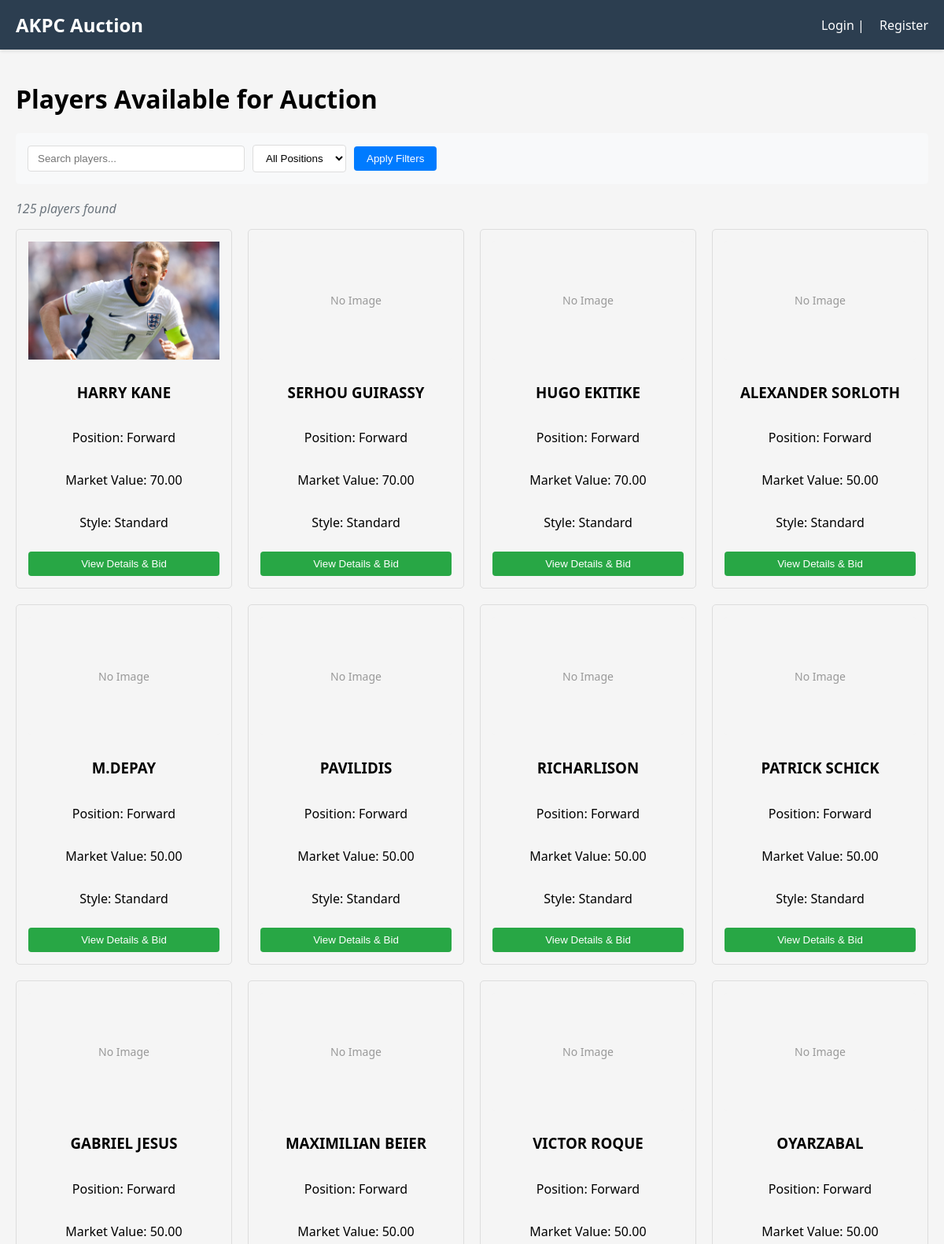
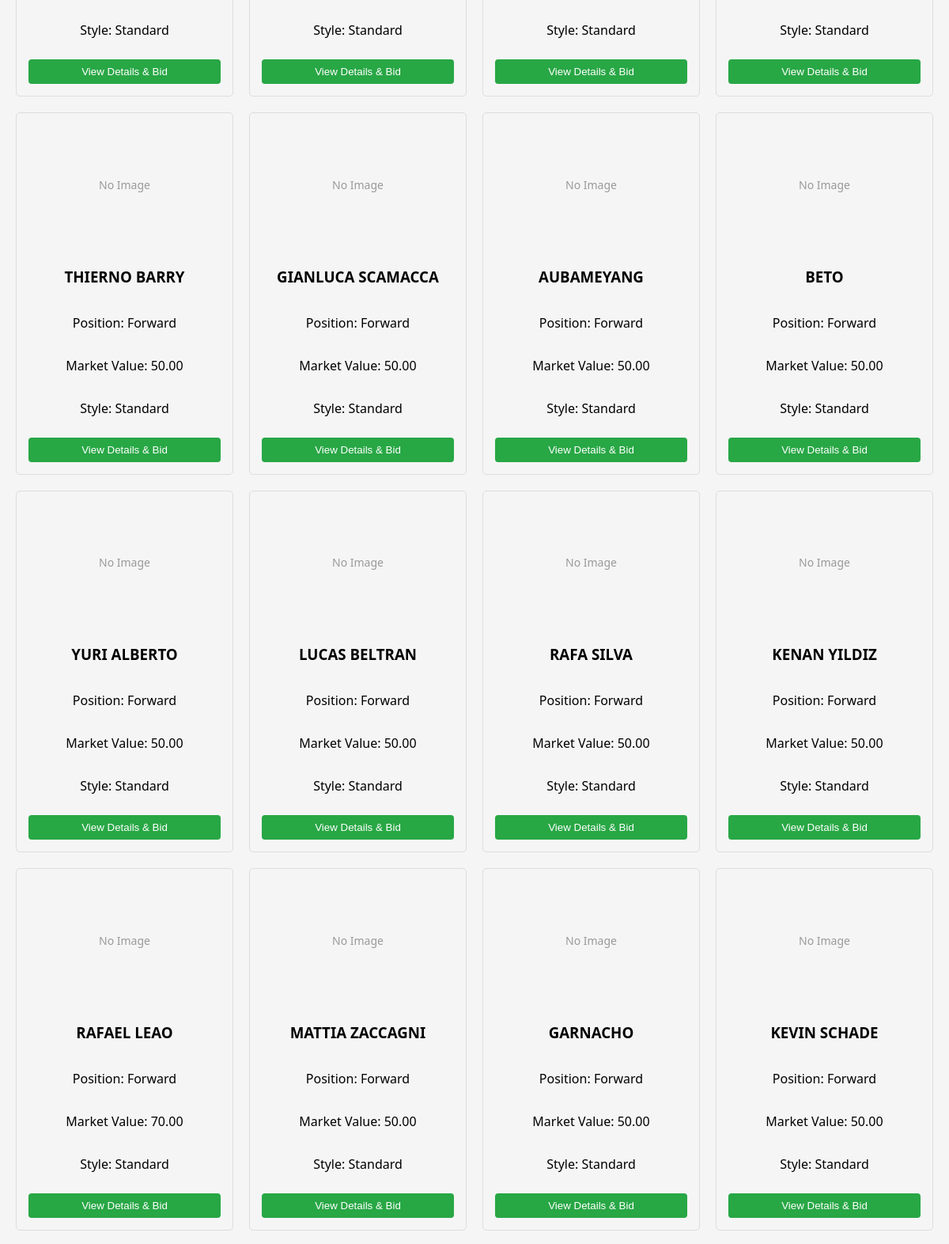
The page / (upper part) on the database its author committed (2 pictures, top to bottom).
### auction/models.py (models this page shows, shortened)
class Player(models.Model):
    POSITION_CHOICES = [
        ('GK', 'Goalkeeper'),
        ('DF', 'Defender'),
        ('MF', 'Midfielder'),
        ('FW', 'Forward'),
    ]
    name = models.CharField(max_length=100)
    position = models.CharField(max_length=2, choices=POSITION_CHOICES)
    playing_style = models.CharField(max_length=100)
    image = models.ImageField(upload_to='players/', blank=True, null=True)
    created_at = models.DateTimeField(auto_now_add=True)
    market_value = models.DecimalField(max_digits=10, decimal_places=2, default=50.00)

### auction/views.py (the view)
# urls.py: path('', views.player_list, name='player_list'),
def player_list(request):
    players = Player.objects.all()
    search_query = request.GET.get('search', '')
    if search_query:
        players = players.filter(
            Q(name__icontains=search_query) |
            Q(position__icontains=search_query) |
            Q(playing_style__icontains=search_query)
        )
    position_filter = request.GET.get('position', '')
    if position_filter:
        players = players.filter(position=position_filter)
    return render(request, 'player_list.html', {
        'players': players,
        'search_query': search_query,
        'position_filter': position_filter,
        'position_choices': Player.POSITION_CHOICES
    })

### auction/templates/player_list.html (shortened to what this page needs)
{% extends 'base.html' %}
{% block content %}
<h1>Players Available for Auction</h1>
<form method="get" action="{% url 'player_list' %}" class="filter-form">
    <div class="filter-controls">
        <input type="text" name="search" placeholder="Search players..."
               value="{{ search_query|default:'' }}" class="search-input">
        <select name="position" class="position-filter">
            <option value="">All Positions</option>
        </select>
        <button type="submit" class="filter-button">Apply Filters</button>
    </div>
</form>
<p class="player-count">{{ players.count }} player{{ players.count|pluralize }} found</p>
<div class="player-grid">
    {% for player in players %}
    <div class="player-card">
        <div class="player-image">
            {% if player.image %}
                <img src="{{ player.image.url }}" alt="{{ player.name }}" style="width: 100%; height: 100%; object-fit: cover;">
            {% else %}
                No Image
            {% endif %}
        </div>
        <h3>{{ player.name }}</h3>
        <p>Position: {{ player.get_position_display }}</p>
        <p>Market Value: {{ player.market_value }}</p>
        <p>Style: {{ player.playing_style }}</p>
        {% if user.is_authenticated %}
            <a href="{% url 'player_detail' player.pk %}" class="bid-button">View Details & Bid</a>
        {% else %}
            <button class="bid-button" onclick="showLoginAlert()">View Details & Bid</button>
        {% endif %}
    </div>
    {% empty %}
    <p class="no-results">No players found matching your criteria.</p>
    {% endfor %}
</div>
{% endblock %}

### auction/templates/base.html (style rules this page uses)
body { margin: 0; padding: 0; font-family: 'Segoe UI', Tahoma, Geneva, Verdana, sans-serif; background-color: #f5f5f5; }

### auction/templates/player_list.html (style rules this page uses)
.filter-form { margin-bottom: 20px; padding: 15px; background-color: #f8f9fa; border-radius: 5px; }
.filter-controls { display: flex; align-items: center; gap: 10px; flex-wrap: wrap; }
.search-input { padding: 8px 12px; border: 1px solid #ddd; border-radius: 4px; width: 250px; }
.position-filter { padding: 8px 12px; border: 1px solid #ddd; border-radius: 4px; background-color: white; }
.filter-button { padding: 8px 16px; background-color: #007bff; color: white; border: none; border-radius: 4px; cursor: pointer; }
.player-count { font-style: italic; color: #6c757d; margin-bottom: 15px; }
.player-grid { display: grid; grid-template-columns: repeat(auto-fill, minmax(250px, 1fr)); gap: 20px; }
.player-card { border: 1px solid #ddd; border-radius: 5px; padding: 15px; text-align: center; transition: transform 0.2s, box-shadow 0.2s; display: flex; flex-direction: column; justify-content: space-between; }
.player-image { width: 100%; height: 150px; object-fit: cover; border-radius: 3px; margin-bottom: 10px; background-color: #f5f5f5; display: flex; align-items: center; justify-content: center; color: #999; font-size: 14px; }
.bid-button { display: inline-block; margin-top: 10px; padding: 8px 16px; background-color: #28a745; color: white; text-decoration: none; border-radius: 4px; border: none; cursor: pointer; }

### rows shown on the page
Player: image (picture), name "HARRY KANE", position "Forward", market_value "70.00", playing_style "Standard"
Player: image "No Image", name "SERHOU GUIRASSY", position "Forward", market_value "70.00", playing_style "Standard"
Player: image "No Image", name "HUGO EKITIKE", position "Forward", market_value "70.00", playing_style "Standard"
Player: image "No Image", name "ALEXANDER SORLOTH", position "Forward", market_value "50.00", playing_style "Standard"
Player: image "No Image", name "M.DEPAY", position "Forward", market_value "50.00", playing_style "Standard"
Player: image "No Image", name "PAVILIDIS", position "Forward", market_value "50.00", playing_style "Standard"
Player: image "No Image", name "RICHARLISON", position "Forward", market_value "50.00", playing_style "Standard"
Player: image "No Image", name "PATRICK SCHICK", position "Forward", market_value "50.00", playing_style "Standard"
Player: image "No Image", name "GABRIEL JESUS", position "Forward", market_value "50.00", playing_style "Standard"
Player: image "No Image", name "MAXIMILIAN BEIER", position "Forward", market_value "50.00", playing_style "Standard"
Player: image "No Image", name "VICTOR ROQUE", position "Forward", market_value "50.00", playing_style "Standard"
Player: image "No Image", name "OYARZABAL", position "Forward", market_value "50.00", playing_style "Standard"
Player: image "No Image", name "THIERNO BARRY", position "Forward", market_value "50.00", playing_style "Standard"
Player: image "No Image", name "GIANLUCA SCAMACCA", position "Forward", market_value "50.00", playing_style "Standard"
Player: image "No Image", name "AUBAMEYANG", position "Forward", market_value "50.00", playing_style "Standard"
Player: image "No Image", name "BETO", position "Forward", market_value "50.00", playing_style "Standard"
Player: image "No Image", name "YURI ALBERTO", position "Forward", market_value "50.00", playing_style "Standard"
Player: image "No Image", name "LUCAS BELTRAN", position "Forward", market_value "50.00", playing_style "Standard"
Player: image "No Image", name "RAFA SILVA", position "Forward", market_value "50.00", playing_style "Standard"
Player: image "No Image", name "KENAN YILDIZ", position "Forward", market_value "50.00", playing_style "Standard"
Player: image "No Image", name "RAFAEL LEAO", position "Forward", market_value "70.00", playing_style "Standard"
Player: image "No Image", name "MATTIA ZACCAGNI", position "Forward", market_value "50.00", playing_style "Standard"
Player: image "No Image", name "GARNACHO", position "Forward", market_value "50.00", playing_style "Standard"
Player: image "No Image", name "KEVIN SCHADE", position "Forward", market_value "50.00", playing_style "Standard"

### other values the page prints
{{ players.count }} "125"
